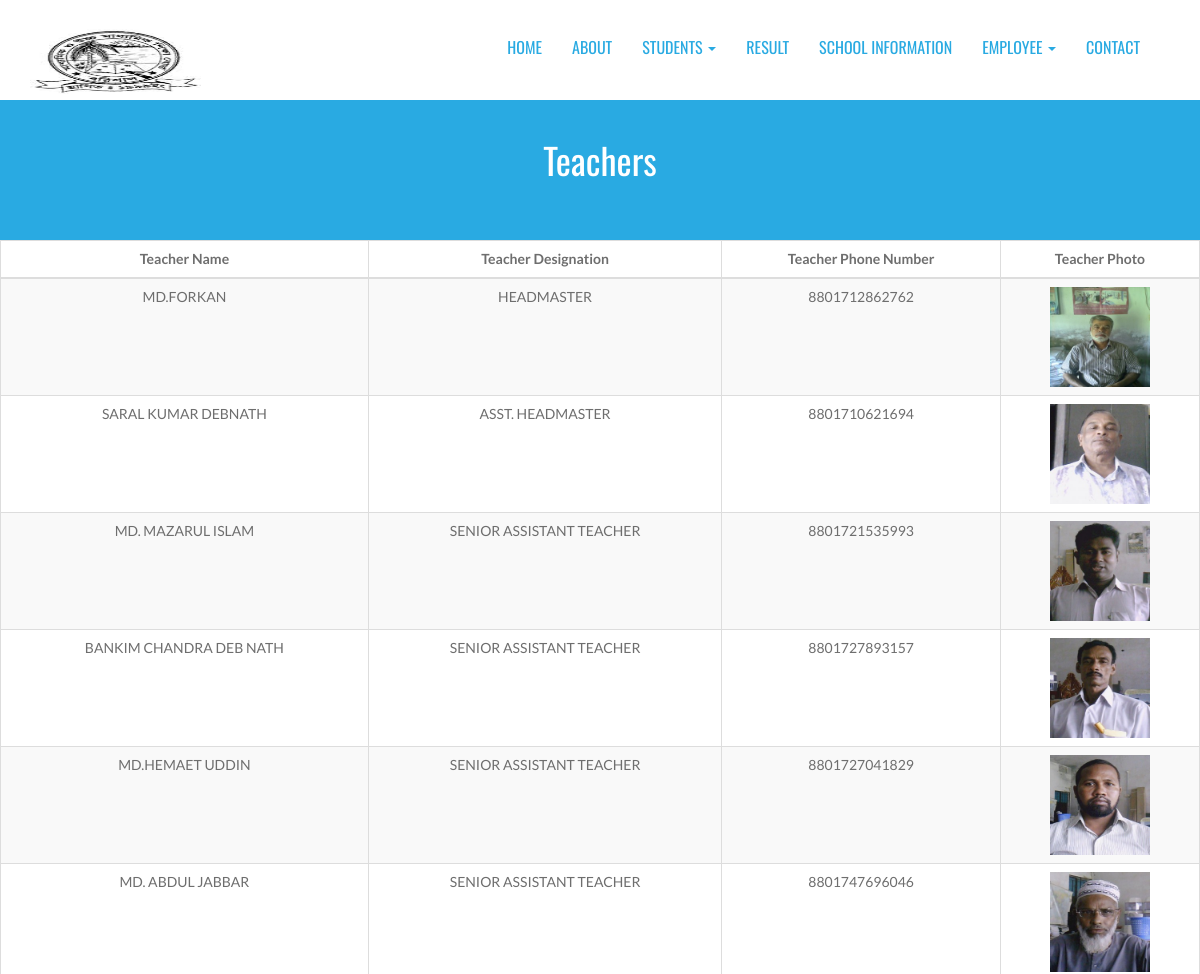
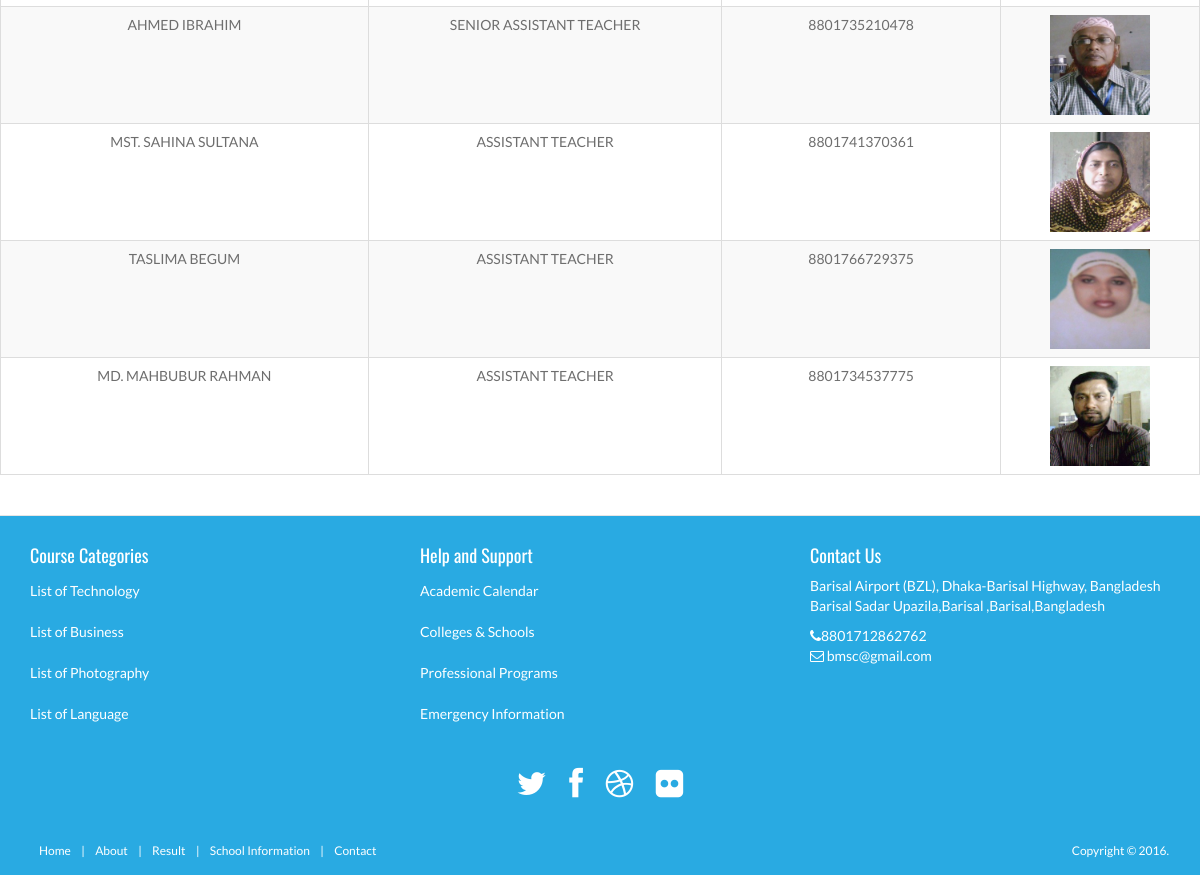
The app's page /teachers.php with its own data (2 pictures, top to bottom).
### tables this page shows
CREATE TABLE IF NOT EXISTS `tbl_teacher` (
  `teacher_id` int(3) NOT NULL AUTO_INCREMENT,
  `teacher_name` varchar(100) NOT NULL,
  `teacher_designation` varchar(100) NOT NULL,
  `teacher_phone_number` varchar(20) NOT NULL,
  `teacher_photo` text NOT NULL,
  `publication_status` tinyint(1) NOT NULL,
  PRIMARY KEY (`teacher_id`)
);

CREATE TABLE IF NOT EXISTS `tbl_category` (
  `category_id` int(3) NOT NULL AUTO_INCREMENT,
  `category_name` varchar(100) NOT NULL,
  `category_description` text NOT NULL,
  `publication_status` tinyint(1) NOT NULL,
  PRIMARY KEY (`category_id`)
);

CREATE TABLE IF NOT EXISTS `tbl_admission` (
  `admission_id` int(3) NOT NULL AUTO_INCREMENT,
  `admission_title` varchar(256) NOT NULL,
  `admission_description` text NOT NULL,
  `publication_status` smallint(1) NOT NULL,
  PRIMARY KEY (`admission_id`)
);

CREATE TABLE IF NOT EXISTS `tbl_address` (
  `address_id` int(3) NOT NULL AUTO_INCREMENT,
  `address` varchar(300) NOT NULL,
  `email` varchar(256) NOT NULL,
  `phone` varchar(15) NOT NULL,
  `publication_status` tinyint(1) NOT NULL,
  PRIMARY KEY (`address_id`)
);

### teachers.php (called while the page is built, shortened)
<?php
include './index.php';

### classes/application.php (called while the page is built, shortened)
<?php
class Application {
    private $db_connect;
    public function __construct() {
        $host_name = 'localhost';
        $user_name = 'root';
        $password = '';
        $db_name = 'school-management-system';
        $this->db_connect = mysqli_connect($host_name, $user_name, $password, $db_name);
    }
    public function select_all_teachers_info() {
        $sql = "SELECT * FROM tbl_teacher WHERE publication_status=1";
        if (mysqli_query($this->db_connect, $sql)) {
            $query_result = mysqli_query($this->db_connect, $sql);
            return $query_result;
        } else {
            die('Query Problem' . mysqli_error($this->db_connect));
        }
    }
    public function select_all_contact_info() {
        $sql = "SELECT * FROM tbl_address WHERE publication_status=1";
        if (mysqli_query($this->db_connect, $sql)) {
            $query_result = mysqli_query($this->db_connect, $sql);
            return $query_result;
        } else {
            die('Query Problem' . mysqli_error($this->db_connect));
        }
    }
    public function select_all_category_info() {
        $sql = "SELECT * FROM tbl_category WHERE publication_status=1";
        if (mysqli_query($this->db_connect, $sql)) {
            $query_result = mysqli_query($this->db_connect, $sql);
            return $query_result;
        } else {
            die('Query Problem' . mysqli_error($this->db_connect));
        }
    }
    public function select_admission_info() {
        $sql = "SELECT * FROM tbl_admission WHERE publication_status=1";
        if (mysqli_query($this->db_connect, $sql)) {
            $query_result = mysqli_query($this->db_connect, $sql);
            return $query_result;
        } else {
            die('Query Problem' . mysqli_error($this->db_connect));
        }
    }
}

### pages/teachers_content.php (the view)
<?php
$query_result = $obj_app->select_all_teachers_info();
?>
<header id="head" class="secondary">
    <div class="container">
        <h1>Teachers</h1>
    </div>
</header>
<div class="box-content">
    <table class="table table-striped table-bordered bootstrap-datatable datatable" >
        <thead>
            <tr>
                <th class="text-center">Teacher Name</th>
                <th class="text-center">Teacher Designation</th>
                <th class="text-center">Teacher Phone Number</th>
                <th class="text-center">Teacher Photo</th>
            </tr>
        </thead>
        <tbody>
            <?php while ($teacher_info = mysqli_fetch_assoc($query_result)) { ?>
                <tr>
                    <td class="text-center"><?php echo $teacher_info['teacher_name']; ?></td>
                    <td class="text-center"><?php echo $teacher_info['teacher_designation']; ?></td>
                    <td class="text-center"><?php echo $teacher_info['teacher_phone_number']; ?></td>
                    <td class="text-center">
                        <img  height="100px!important" src="assets/<?php echo $teacher_info['teacher_photo']; ?>" alt="">
                    </td>
                </tr>
            <?php } ?>
        </tbody>
    </table>
</div>
</html>

### include/footer.php (shortened to what this page needs)
<?php
$query_result = $obj_app->select_all_contact_info();
$query_result1 = $obj_app->select_all_category_info();
$query_result2 = $obj_app->select_admission_info();
?>
<footer id="footer">
    <div class="container">
        <div class="row">
            <div class="footerbottom">
                <div class="col-md-4 col-sm-6">
                    <div class="footerwidget">
                        <h4>
                            Course Categories
                        </h4>
                        <div class="menu-course">
                            <?php while ($category_info = mysqli_fetch_assoc($query_result1)) { ?>
                                <ul class="menu">
                                    <li><a href="#"> <?php echo $category_info['category_name']; ?></a></li>
                                </ul>
                            <?php } ?>
                        </div>
                    </div>
                </div>
                <div class="col-md-4 col-sm-6">
                    <div class="footerwidget">
                        <h4>
                            Help and Support
                        </h4>
                        <?php while ($admission_info = mysqli_fetch_assoc($query_result2)) { ?>
                                <ul class="menu">
                                    <li><a href="#"> <?php echo $admission_info['admission_title']; ?></a></li>
                                </ul>
                            <?php } ?>
                    </div>
                </div>
                <div class="col-md-4 col-sm-6">
                    <div class="footerwidget">
                        <h4>Contact Us</h4>
                        <?php while ($contact_info = mysqli_fetch_assoc($query_result)) { ?>
                            <p><?php echo $contact_info['address']; ?></p>
                            <div class="contact-info">
                                <i class="fa fa-phone"></i><?php echo $contact_info['phone']; ?><br>
                                <i class="fa fa-envelope-o"></i> <?php echo $contact_info['email']; ?>
                            </div>
                        <?php } ?>
                    </div>
                </div>
            </div>
        </div>
        <div class="social text-center">
            <a href="https://twitter.com/" target="_blank"><i title="tweeter" class="fa fa-twitter"></i></a>
            <a href="https://www.facebook.com/" target="_blank"><i title="facebook" class="fa fa-facebook"></i></a>
            <a href="https://dribbble.com/" target="_blank"><i title="dribbble" class="fa fa-dribbble"></i></a>
            <a href="https://www.flickr.com" target="_blank"><i title="flickr" class="fa fa-flickr"></i></a>
        </div>
    </div>
    <div class="footer2">
        <div class="container">
            <div class="row">
                <div class="col-md-6 panel">
                    <div class="panel-body">
                        <p class="simplenav">
                            <a href="index.php">Home</a> |
                            <a href="about.php">About</a> |
                            <a href="result.php">Result</a> |
                            <a href="school_info.php">School Information</a> |
                            <a href="contact.php">Contact</a>
                    </div>
                </div>
                <div class="col-md-6 panel">
                    <div class="panel-body">
                        <p class="text-right">
                            Copyright &copy; 2016.
                        </p>
                    </div>
                </div>
            </div>
        </div>
    </div>
</footer>

### assets/front_end_assets/css/style.css (style rules this page uses)
body { font-family: 'Lato', sans-serif; font-weight: normal; color: #6E6E6E; }
h1, h2, h3, h4, h5, h6 { font-weight: normal; font-family: 'Oswald', sans-serif; }
h1, .h1, h2, .h2, h3, .h3 { margin-top: 30px; }
a { color:#3d84e6; }
#head { background-size: cover; height: 600px; text-align: center; color: white; font-weight: 300; position: relative; background-position-x: center; }
#head.secondary { height: 100px; min-height: 100px; padding-top: 0px; }
.panel { margin-bottom: 0px; background-color: transparent; border: 1px solid transparent; border-radius: 0px; -webkit-box-shadow: none; box-shadow: none; }
.panel-body { padding: 0px; }
ul, .list.custom-list ul { margin: 0 0 11px; list-style-type: none; padding-left: 10px; }
img { max-width: 100%; }
footer { border-top: 1px solid #e5e5e5; background: #29AAE2; margin-top: 40px; padding-top: 20px; color: #fff; }
ul.menu { padding: 0px; }
.menu li { padding: 5px 0px; }
.menu li a { color: #FFFFFF; }
.social { margin: 20px 0; }
.social a { font-size: 32px; margin: 0 10px; color: #FFFFFF; }
.footer2 { background: #29AAE2; padding: 15px 0; color: #aaa; font-size: 12px; }
.footer2 a { color: #FFF; }
.footer2 p { margin: 0; color: #fff; }
footer ul li { list-style: none; }
#head.secondary { padding-top: 0px; background: #29AAE2; background-size: cover; text-align: center; padding:10px 0; height: 140px; }
#head.secondary h1 { COLOR: #fff; text-align: center; }
.footer2 a { padding: 4px 8px; }

### records on screen
tbl_teacher: teacher_name "MD.FORKAN", teacher_designation "HEADMASTER", teacher_phone_number "8801712862762", teacher_photo (picture)
tbl_teacher: teacher_name "SARAL KUMAR DEBNATH", teacher_designation "ASST. HEADMASTER", teacher_phone_number "8801710621694", teacher_photo (picture)
tbl_teacher: teacher_name "MD. MAZARUL ISLAM", teacher_designation "SENIOR ASSISTANT TEACHER", teacher_phone_number "8801721535993", teacher_photo (picture)
tbl_teacher: teacher_name "BANKIM CHANDRA DEB NATH", teacher_designation "SENIOR ASSISTANT TEACHER", teacher_phone_number "8801727893157", teacher_photo (picture)
tbl_teacher: teacher_name "MD.HEMAET UDDIN", teacher_designation "SENIOR ASSISTANT TEACHER", teacher_phone_number "8801727041829", teacher_photo (picture)
tbl_teacher: teacher_name "MD. ABDUL JABBAR", teacher_designation "SENIOR ASSISTANT TEACHER", teacher_phone_number "8801747696046", teacher_photo (picture)
tbl_teacher: teacher_name "AHMED IBRAHIM", teacher_designation "SENIOR ASSISTANT TEACHER", teacher_phone_number "8801735210478", teacher_photo (picture)
tbl_teacher: teacher_name "MST. SAHINA SULTANA", teacher_designation "ASSISTANT TEACHER", teacher_phone_number "8801741370361", teacher_photo (picture)
tbl_teacher: teacher_name "TASLIMA BEGUM", teacher_designation "ASSISTANT TEACHER", teacher_phone_number "8801766729375", teacher_photo (picture)
tbl_teacher: teacher_name "MD. MAHBUBUR RAHMAN", teacher_designation "ASSISTANT TEACHER", teacher_phone_number "8801734537775", teacher_photo (picture)
tbl_category: category_name "List of Technology"
tbl_category: category_name "List of Business"
tbl_category: category_name "List of Photography"
tbl_category: category_name "List of Language"
tbl_admission: admission_title "Academic Calendar"
tbl_admission: admission_title "Colleges & Schools"
tbl_admission: admission_title "Professional Programs"
tbl_admission: admission_title "Emergency Information"
tbl_address: address "Barisal Airport (BZL), Dhaka-Barisal Highway, Bangladesh Barisal Sadar Upazila,Barisal ,Barisal,Bangladesh", phone "8801712862762", email "bmsc@gmail.com"
